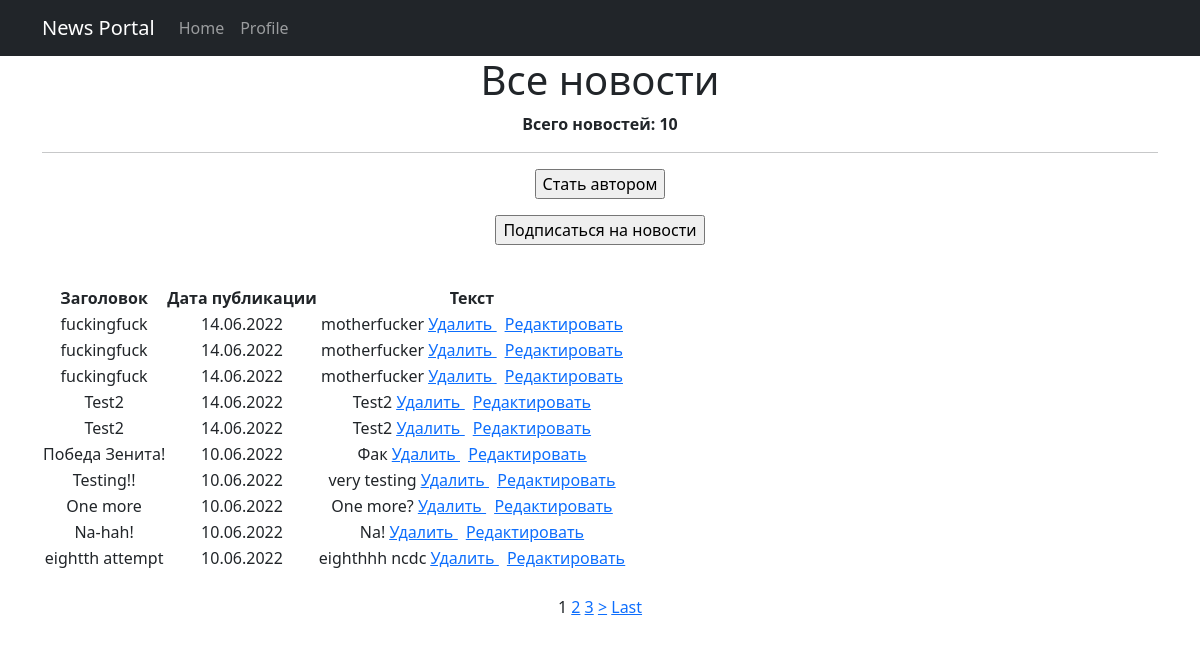
Page /news/ on the committed database.
### accounts/models.py (models this page shows, shortened)
class Post(models.Model):
    post_type_choices = [
        ('AR', 'Статья'),
        ('NW', 'Новость')
    ]
    author = models.ForeignKey(Author, on_delete=models.CASCADE)
    post_type = models.CharField(max_length=2, choices=post_type_choices, default='AR')
    creation_date = models.DateTimeField(auto_now_add=True)
    post_category = models.ManyToManyField(Category, through='PostCategory')
    title = models.CharField(max_length=128)
    post_text = models.TextField()
    post_rating = models.SmallIntegerField(default=0)

### accounts/views.py (the view)
# urls.py: path('', PostList.as_view()),
class PostList(ListView):
    model = Post
    template_name = 'posts.html'
    context_object_name = 'posts'
    ordering = ['-creation_date']
    paginate_by = 10
    def get_context_data(self, **kwargs):
        context = super().get_context_data(**kwargs)
        context['is_not_author'] = not self.request.user.groups.filter(name='authors').exists()
        return context

### accounts/templatetags/custom_filters.py (called while the page is built)
@register.filter(name='censor')
def censor(value, arg):
    obscene_words = ['сука', 'хуй', 'пизда', 'блядь']
    post_words = value.split(' ')
    for word in post_words:
        if word.strip('.,!?').lower() in obscene_words:
            post_words.insert(post_words.index(word), arg)
            post_words.remove(word)
    return ' '.join(post_words)

### templates/posts.html (shortened to what this page needs)
{% extends 'default.html' %}
{% load custom_filters %}
{% block content %}
<h1>Все новости</h1>
<p><strong>Всего новостей: {{posts|length}}</strong></p>
<hr>
{% if is_not_author %}
<form action="{% url 'upgrade' %}">
    <input type="submit" value="Стать автором" />
</form>
{% else %}
<form action="{% url 'post_create' %}">
    <input type="submit" value="Добавить новость" />
</form>
{% endif %}
<p>
<form action="{% url 'subscribe' %}">
    <input type="submit" value="Подписаться на новости" />
</form>
</p>
<br>
<table>
    <tr>
        <td>
            <strong>Заголовок</strong>
        </td>
        <td>
            <strong>Дата публикации</strong>
        </td>
        <td>
            <strong>Текст</strong>
        </td>
    </tr>
    {% for post in posts %}
    <tr>
        <td>
            {{post.title|censor:'***'}}
        </td>
        <td>
            {{post.creation_date|date:'d.m.Y'}}
        </td>
        <td>
            {{post.post_text|truncatewords:10|censor:'***'}}
            <a href="{% url 'post_delete' post.id %}"><u> Удалить </u></a>
            <a href="{% url 'post_update' post.id %}"><u> Редактировать </u></a>
        </td>
    </tr>
    {% endfor %}
</table>
<br>
{% if is_paginated %}
            {% for num in page_obj.paginator.page_range %}
                {% if page_obj.number == num %}
                    <a>{{ num }}</a>
                {% elif num > page_obj.number|add:'-3' and num < page_obj.number|add:'3' %}
                    <a href="?page={{ num }}">{{ num }}</a>
                {% endif %}
            {% endfor %}
            {% if page_obj.has_next %}
                <a href="?page={{ page_obj.next_page_number }}">></a>
                <a href="?page={{ page_obj.paginator.num_pages }}">Last</a>
            {% endif %}
{% endif %}
<br>
<br>
{% endblock content %}

### rows in the picture
Post: title|censor "fuckingfuck", creation_date "14.06.2022", post_text|censor "motherfucker"
Post: title|censor "fuckingfuck", creation_date "14.06.2022", post_text|censor "motherfucker"
Post: title|censor "fuckingfuck", creation_date "14.06.2022", post_text|censor "motherfucker"
Post: title|censor "Test2", creation_date "14.06.2022", post_text|censor "Test2"
Post: title|censor "Test2", creation_date "14.06.2022", post_text|censor "Test2"
Post: title|censor "Победа Зенита!", creation_date "10.06.2022", post_text|censor "Фак"
Post: title|censor "Testing!!", creation_date "10.06.2022", post_text|censor "very testing"
Post: title|censor "One more", creation_date "10.06.2022", post_text|censor "One more?"
Post: title|censor "Na-hah!", creation_date "10.06.2022", post_text|censor "Na!"
Post: title|censor "eightth attempt", creation_date "10.06.2022", post_text|censor "eighthhh ncdc"

### other values in the picture
{{ posts|length }} "10"
{{ num }} "1"
{{ num }} "2" "3"
